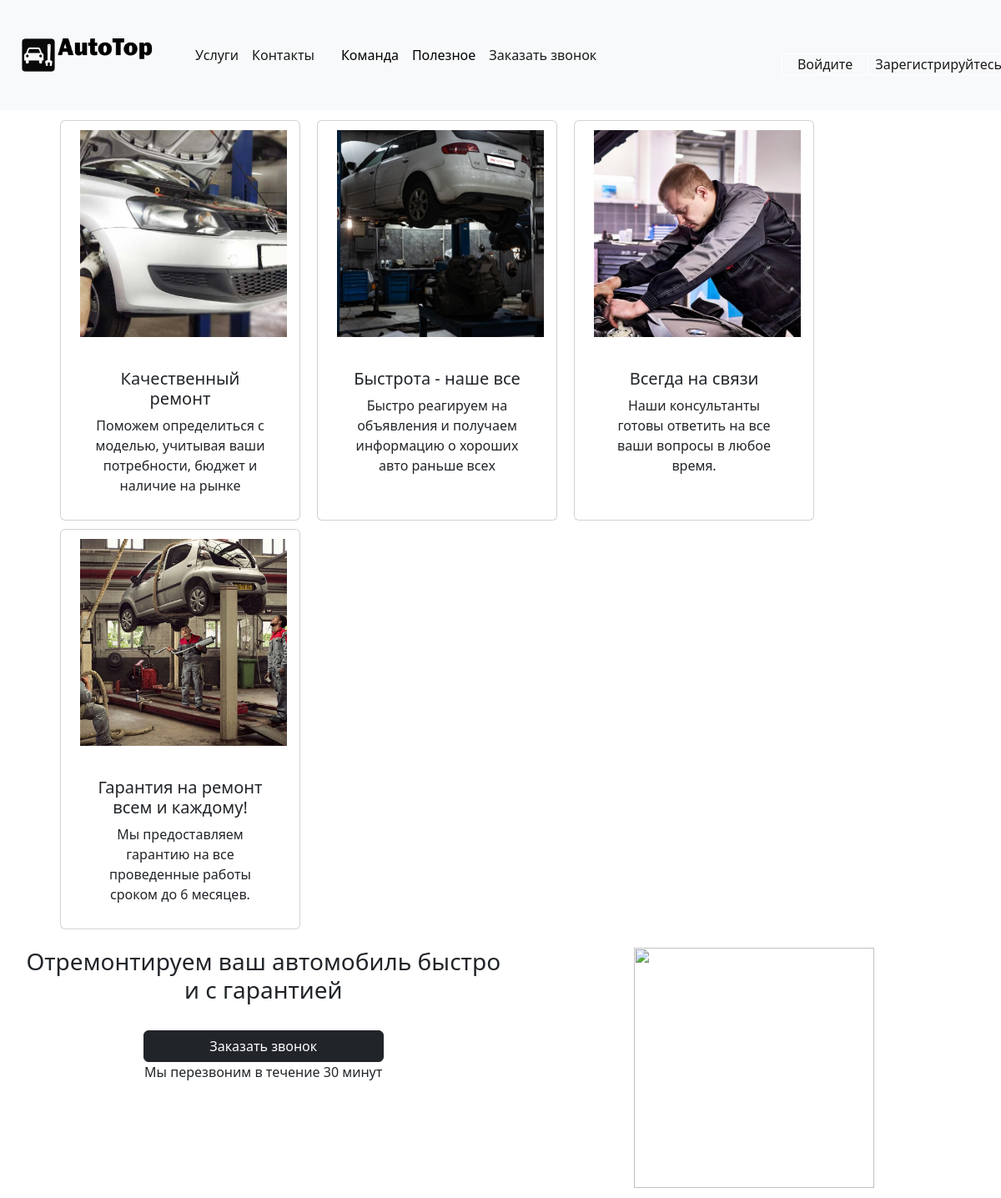
The page / on the database its author committed.
### home/models.py (models this page shows, shortened)
class mainCart(models.Model):
    name = models.CharField(max_length=200)
    image = models.ImageField(upload_to='images/', null=True, max_length=255)
    date = models.DateTimeField(default=datetime.now())
    author = models.ForeignKey(
        'auth.User',
        on_delete=models.CASCADE,
    )
    body = models.TextField()
    class Meta:
        verbose_name = 'Главная станица - Карточки'
        verbose_name_plural = 'Главная станица - Карточки'

### home/views.py (the view)
# urls.py: path('', views.mainCartt, name = "home"),
def mainCartt(request):
    news = mainCart.objects.order_by('-date')[:4]
    return render(request, 'home/index.html', {'news': news})

### templates/home/index.html (shortened to what this page needs)
{% extends 'home/base.html' %}
{% load static %}
{% block content %}
<div class="row align-items-start" style="margin:0 50px;" >
    {% for el in news %}
       <div class="card" style="width: 18rem; height: 30rem">
            <div class="box">
                    <img src="{{el.image.url}}"   alt="..."s>
            </div>
            <div class="card-body">
                <h5 class="card-title">{{ el.name}}</h5>
                <p class="card-text">{{ el.body }}</p>
            </div>
        </div>
    {% endfor %}
  </div>
<div class="textcols">
	<div class="textcols-row">
		<div class="textcols-item">
<h3>Отремонтируем ваш автомобиль быстро и с гарантией</h3><br>
      <button style="width: 18rem " class="btn btn-dark" onclick="window.location.href='{% url 'feedback_new' %}'" type="button">Заказать звонок</button><br>
      <p>Мы перезвоним в течение 30 минут</p>
		</div>
		<div class="textcols-item">
            <img src="{% static 'img/ecpmot.jpg' %}" style="height: 18rem">
		</div>
	</div>
</div>
{% endblock content %}

### static/css/style.css (style rules this page uses)
body { margin: 0; }
html, body { height: 100%; }
div { border: 1px solid #fff; margin:10px; text-align: center; }
.textcols { display: table; width: 100%; border-collapse: collapse; }
.textcols-row { display: table-row; }
.textcols-item { display: table-cell; width: 50%; vertical-align: top; padding: 0; }
.box { position: relative; overflow:hidden; width:250px; height:250px; }
.box img { position: absolute; top:50%; left:50%; transform:translate(-50%,-50%); width:300px; height:300px; object-fit:cover; }

### rows shown on the page
mainCart: image (picture), name "Качественный ремонт", body "Поможем определиться с моделью, учитывая ваши потребности, бюджет и наличие на рынке"
mainCart: image (picture), name "Быстрота - наше все", body "Быстро реагируем на объявления и получаем информацию о хороших авто раньше всех"
mainCart: image (picture), name "Всегда на связи", body "Наши консультанты готовы ответить на все ваши вопросы в любое время."
mainCart: image (picture), name "Гарантия на ремонт всем и каждому!", body "Мы предоставляем гарантию на все проведенные работы сроком до 6 месяцев."
